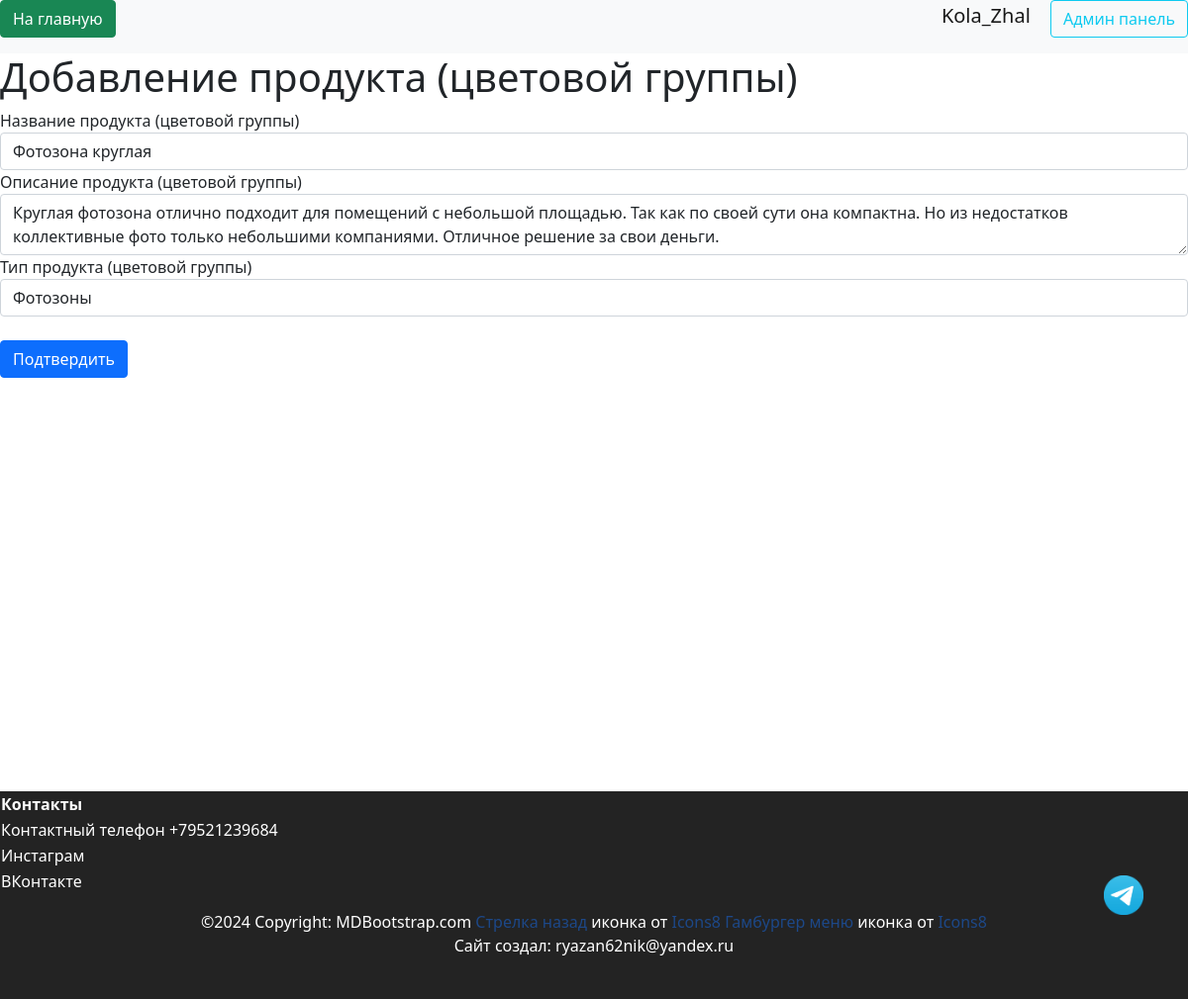
The page /admin/edit-productgroup/1 (signed in) on the database its author committed.
### data/users.py (models this page shows, shortened)
class User(SqlAlchemyBase, UserMixin, SerializerMixin):
    __tablename__ = 'users'
    id = sqlalchemy.Column(sqlalchemy.Integer,
                           primary_key=True, autoincrement=True)
    name = sqlalchemy.Column(sqlalchemy.String, nullable=True)
    tel = sqlalchemy.Column(sqlalchemy.String, nullable=True)
    email = sqlalchemy.Column(sqlalchemy.String,
                              index=True, unique=True, nullable=True)
    hashed_password = sqlalchemy.Column(sqlalchemy.String, nullable=True)
    created_date = sqlalchemy.Column(sqlalchemy.DateTime,
                                     default=datetime.datetime.now)
    basket = sqlalchemy.Column(sqlalchemy.String, default='{}')
    admin = sqlalchemy.Column(sqlalchemy.Boolean, default=False)
    tg_id = sqlalchemy.Column(sqlalchemy.String, nullable=True)
    confirmed = sqlalchemy.Column(sqlalchemy.Boolean, default=False)
    address = sqlalchemy.Column(sqlalchemy.String, nullable=True)
    orders = orm.relationship("Order", back_populates='user')

### data/products_group.py (models this page shows, shortened)
class ProductGroup(SqlAlchemyBase, SerializerMixin):
    __tablename__ = 'product_group'
    id = sqlalchemy.Column(sqlalchemy.Integer,
                           primary_key=True, autoincrement=True)
    title = sqlalchemy.Column(sqlalchemy.String, nullable=True)
    description = sqlalchemy.Column(sqlalchemy.String, nullable=True)
    type = sqlalchemy.Column(sqlalchemy.Integer, sqlalchemy.ForeignKey("types.id"))
    type_relation = orm.relationship('Types')
    products = orm.relationship("Products", back_populates='product_group')
    comments = orm.relationship("Comments", back_populates='product_group')

### server.py (the view, shortened to what this page needs)
@app.route("/admin/edit-productgroup/<int:id>", methods=["GET", "POST"])
@login_required
def edit_product_group(id):
    db_sess = db_session.create_session()
    types = db_sess.query(Types).all()
    types_data = []
    for i in types:
        types_data.append((i.id, i.title))
    db_sess = db_session.create_session()
    productgroup = db_sess.query(ProductGroup).filter(ProductGroup.id == id).first()
    if not productgroup:
        return "Такого продукта нет"
    form = ProductGroupForm(types=types_data, type=int(productgroup.type))
    if request.method == "GET":
        if productgroup:
            form.title.data = productgroup.title
            form.description.data = productgroup.description
            form.type.data = productgroup.type
        else:
            abort(404)
    db_sess = db_session.create_session()
    data = {"change": "1"}
    return render_template(
        "pages/admin_add_products_group.html",
        title="Редактирование Продукта",
        form=form,
        data=data,
    )

### forms/products.py
class ProductGroupForm(FlaskForm):
    title = StringField('Название продукта (цветовой группы)', validators=[DataRequired()])
    description = TextAreaField('Описание продукта (цветовой группы)', validators=[DataRequired()])
    type = SelectField('Тип продукта (цветовой группы)', coerce=int, choices=[(-1, 'Если необходимо создайте тип')])
    submit = SubmitField('Подтвердить')
    def __init__(self, *args, types=[], **kwargs):
        super().__init__(*args, **kwargs)
        self.type.choices = types

### data/db_session.py (called while the page is built)
def create_session() -> Session:
    global __factory
    return __factory()

### server.py (called while the page is built)
@login_manager.user_loader
def load_user(user_id):
    db_sess = db_session.create_session()
    return db_sess.query(User).filter(User.id == user_id).first()

### templates/pages/admin_add_products_group.html (shortened to what this page needs)
{% extends "base.html" %}
{% block content %}
<h1>Добавление продукта (цветовой группы)</h1>
<form action="" method="post" enctype="multipart/form-data">
    {% for field in form if field.name not in ['csrf_token', 'submit'] %}
    <div>
        {{ field.label() }}
        {{ field(class="form-control")}}
    </div>
    {% endfor %}
    <br>
    <p>{{ form.submit(type="submit", class="btn btn-primary") }}</p>
</form>
{% endblock %}

### templates/includes/header.html
<header class="header--fixed">
    <nav class="navbar navbar-light bg-light">
        <p align="right">
            <a href="/index" class="btn btn-success"> На главную </a>
        </p>
        {% if current_user.is_authenticated %}
        <p align="right">
            <a class="logout navbar-brand" href="/logout">{{ current_user.name }}</a>
            {% if current_user.admin%}
            <a class="btn btn-outline-info mr-2" href="/admin/products">Админ панель</a>
            {% endif %}
            {% else %}
        <p align="right">
            <a class="btn btn-primary" onclick="saveHref('/register')" href="/register">Зарегистрироваться</a>
            <a class="btn btn-success" onclick="saveHref('/login')" href="/login">Войти</a>
        </p>
        {% endif %}
    </nav>
</header>

### static/css/header.css (style rules this page uses)
:root { --main-color: #0179FA; --second-color: white; }

### static/css/footer.css (style rules this page uses)
:root { --main-color: #111111; --second-color: white; }

### static/css/mystyle.css (style rules this page uses)
html { --firstly-color: white; --secondary-color: rgba(91, 82, 212, 0.837); --thirdly-color: rgb(99, 96, 105); --fourly-color: rgb(144, 182, 242); --black: rgb(35, 35, 35); --dark-blue: #12191d; --white: #ffffff; --green: #33ff00; --caribbean: #00e197; --light-green: #8eef8c; --turquoise: #12eeff; --pink: #f053d5; --red: #fe785a; --gray-900: #0c1114; --gray-700: #242a2c; --gray-650: #495257; --gray-600: #424b4f; --gray-500: #495257; --gray-300: #8d979e; --gray-200: #acb4b9; --gray-150: #aeb6bb; --gray-100: #eef1f3; --gray-50: #f6f8f9; --framing: black; --text-color: white; }
body { min-height: 100vh; position: relative; margin: 0; padding: 0; text-align: center; }

### static/css/index.css (style rules this page uses)
.navbar { padding-top: 0; padding-bottom: 0; }

### static/css/product_style.css (style rules this page uses)
:root { --product-text-color: rgb(255, 122, 0); --product-description-color: rgb(195, 213, 243); --product-title-color: rgb(255, 215, 0); --product-background: rgb(19, 68, 124); }
a { color: rgb(29, 72, 136); text-decoration: none; }

### rows shown on the page
User: name "Kola_Zhal"
ProductGroup: title "Фотозона круглая" "Круглая фотозона отлично подходит для помещений с небольшой площадью. Так как по своей сути она компактна. Но из недостатков коллективные фото только небольшими компаниями. Отличное решение за свои деньги." "Фотозоны"

### other values the page prints
{{ field.label() }} "Название продукта (цветовой группы)" "Описание продукта (цветовой группы)" "Тип продукта (цветовой группы)"
